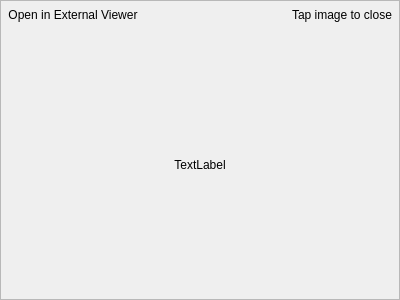
<?xml version="1.0" encoding="UTF-8"?>
<ui version="4.0">
 <class>imageviewer</class>
 <widget class="QWidget" name="imageviewer">
  <property name="geometry">
   <rect>
    <x>0</x>
    <y>0</y>
    <width>400</width>
    <height>300</height>
   </rect>
  </property>
  <property name="windowTitle">
   <string>Form</string>
  </property>
  <layout class="QGridLayout" name="gridLayout">
   <property name="margin">
    <number>0</number>
   </property>
   <item row="0" column="0">
    <widget class="QFrame" name="frame">
     <property name="styleSheet">
      <string notr="true"/>
     </property>
     <property name="frameShape">
      <enum>QFrame::StyledPanel</enum>
     </property>
     <property name="frameShadow">
      <enum>QFrame::Raised</enum>
     </property>
     <layout class="QVBoxLayout" name="verticalLayout">
      <property name="leftMargin">
       <number>0</number>
      </property>
      <property name="topMargin">
       <number>3</number>
      </property>
      <property name="rightMargin">
       <number>0</number>
      </property>
      <property name="bottomMargin">
       <number>0</number>
      </property>
      <item>
       <layout class="QHBoxLayout" name="horizontalLayout">
        <property name="sizeConstraint">
         <enum>QLayout::SetDefaultConstraint</enum>
        </property>
        <item>
         <widget class="QToolButton" name="btnOpenImage">
          <property name="sizePolicy">
           <sizepolicy hsizetype="Fixed" vsizetype="Minimum">
            <horstretch>0</horstretch>
            <verstretch>0</verstretch>
           </sizepolicy>
          </property>
          <property name="text">
           <string>Open in External Viewer</string>
          </property>
          <property name="iconSize">
           <size>
            <width>32</width>
            <height>32</height>
           </size>
          </property>
          <property name="toolButtonStyle">
           <enum>Qt::ToolButtonTextUnderIcon</enum>
          </property>
          <property name="autoRaise">
           <bool>true</bool>
          </property>
         </widget>
        </item>
        <item>
         <spacer name="horizontalSpacer">
          <property name="orientation">
           <enum>Qt::Horizontal</enum>
          </property>
          <property name="sizeHint" stdset="0">
           <size>
            <width>40</width>
            <height>20</height>
           </size>
          </property>
         </spacer>
        </item>
        <item>
         <widget class="QToolButton" name="toolButton">
          <property name="text">
           <string>Tap image to close</string>
          </property>
          <property name="icon">
           <iconset>
            <normaloff>:/icons/cancel</normaloff>:/icons/cancel</iconset>
          </property>
          <property name="iconSize">
           <size>
            <width>32</width>
            <height>32</height>
           </size>
          </property>
          <property name="toolButtonStyle">
           <enum>Qt::ToolButtonTextUnderIcon</enum>
          </property>
          <property name="autoRaise">
           <bool>true</bool>
          </property>
         </widget>
        </item>
       </layout>
      </item>
      <item>
       <widget class="QLabel" name="imagelabel">
        <property name="sizePolicy">
         <sizepolicy hsizetype="Expanding" vsizetype="Expanding">
          <horstretch>0</horstretch>
          <verstretch>0</verstretch>
         </sizepolicy>
        </property>
        <property name="styleSheet">
         <string notr="true"/>
        </property>
        <property name="text">
         <string>TextLabel</string>
        </property>
        <property name="alignment">
         <set>Qt::AlignCenter</set>
        </property>
       </widget>
      </item>
     </layout>
    </widget>
   </item>
  </layout>
 </widget>
 <resources>
  <include location="resources.qrc"/>
 </resources>
 <connections>
  <connection>
   <sender>toolButton</sender>
   <signal>pressed()</signal>
   <receiver>imageviewer</receiver>
   <slot>close()</slot>
   <hints>
    <hint type="sourcelabel">
     <x>369</x>
     <y>31</y>
    </hint>
    <hint type="destinationlabel">
     <x>281</x>
     <y>-21</y>
    </hint>
   </hints>
  </connection>
 </connections>
</ui>
